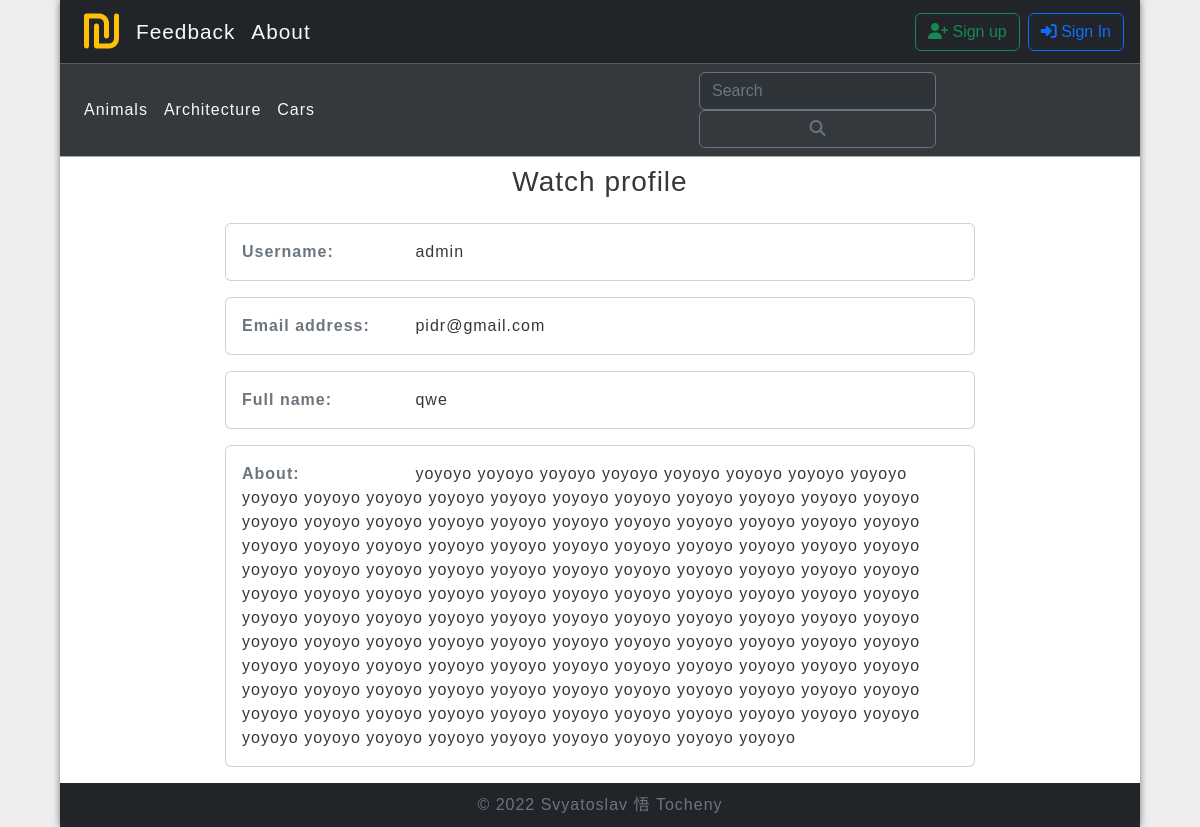
Screenshot of /watch_profile/admin with the database file from the repository.
### blog/models.py (models this page shows, shortened)
class Category(models.Model):
    name = models.CharField(max_length=100, db_index=True)
    slug = models.SlugField(max_length=255, unique=True, db_index=True, verbose_name='URL')
    class Meta:
        verbose_name = "Category"
        verbose_name_plural = "Categories"
    def get_absolute_url(self):
        return reverse('category', kwargs={'cat_slug': self.slug})

class CustomUser(AbstractUser):
    full_name = models.CharField(max_length=255, verbose_name="Full name")
    about = models.CharField(max_length=1000, verbose_name="About")
    first_name = None
    last_name = None

### blog/views.py (the view)
# urls.py: path('watch_profile/<slug:profile_slug>', WatchProfileView.as_view(), name='watch_profile'),
class WatchProfileView(DataMixin, UpdateView):
    title = 'Watch profile'
    context_object_name = 'profile'
    form_class = UserEditForm
    slug_url_kwarg = 'profile_slug'
    template_name = 'blog/users/watch_profile.html'
    def get_object(self, queryset=None):
        user = CustomUser.objects.get(username=self.kwargs['profile_slug'])
        return user

### blog/forms.py
class UserEditForm(UserChangeForm):
    password = None
    class Meta:
        model = CustomUser
        fields = ['username', 'email', 'full_name', 'about']
        widgets = {
            'username': forms.TextInput(attrs={'readonly': 'true', 'class': 'form-control'}),
            'email': forms.TextInput(attrs={'required': 'true', 'class': 'form-control'}),
            'full_name': forms.TextInput(attrs={'class': 'form-control'}),
            'about': forms.Textarea(attrs={'cols': 60, 'rows': 10, 'class': 'form-control'})
        }

### blog/utils.py (called while the page is built)
    def get_user_context(self, **kwargs):
        context = kwargs
        cats = Category.objects.annotate(Count('post'))
        user_menu = menu.copy()
        if not self.request.user.is_authenticated:
            user_menu.pop(0)
        context['menu'] = user_menu
        context['cats'] = cats
        if 'cat_selected' not in context:
            context['cat_selected'] = 0
        return context

    def get_context_data(self, *, object_list=None, **kwargs):
        context = super().get_context_data(**kwargs)
        c_def = self.get_user_context(**kwargs, title=self.title)
        return dict(list(context.items()) + list(c_def.items()))

### blog/templates/blog/users/watch_profile.html (shortened to what this page needs)
{% extends 'blog/base/base.html' %}
{% load avatar_tags %}
{% load widget_tweaks %}
{% block content %}
    <div class="container align-self-center w-75">
        <div class="align-self-center align-items-center d-flex flex-column">
        </div>
        {% for field in form %}
            <div class="card mb-3">
            <div class="card-body">
                <label class="form-label mb-0 me-2 fw-semibold text-secondary">{{ field.label }}:</label>
                {{ field.value }}
            </div>
            </div>
        {% endfor %}
    </div>
{% endblock %}

### blog/templates/blog/base/menu.html (shortened to what this page needs)
{% load blog_tags %}
{% load avatar_tags %}
<header class="text-bg-dark">
    <div class="d-flex flex-wrap align-items-center justify-content-center justify-content-lg-start my-2 mx-3">
        <a class="px-2 text-light" href="{% url 'home' %}"><i class="fa fa-shekel h1 mb-0 text-warning"></i></a>
        <ul class="nav col-12 col-lg-auto me-lg-auto mb-2 justify-content-center mb-md-0"
            style="font-size: 1.3rem;font-weight: 300">
            {% for m in menu %}
                {% url m.url_name as url %}
                {% if request.path == url %}
                    <li><a class="nav-link px-2 text-secondary" href="{% url m.url_name %}">{{ m.title }}</a></li>
                {% else %}
                    <li><a class="nav-link px-2 text-light" href="{% url m.url_name %}">{{ m.title }}</a></li>
                {% endif %}
            {% endfor %}
        </ul>
        <div class="text-end d-flex align-items-center">
            {% if request.user.is_authenticated %}
                <a class="ps-1 pe-3 text-light text-decoration-none" href="{% url 'edit_profile' %}">
                    {% avatar user 38 class="rounded-circle border border-secondary" %}
                        {{ user.username }}
                </a>
                <a class="btn btn-outline-danger" href="{% url 'logout' %}"><i class="fa fa-right-from-bracket"></i>
                    Sign Out</a>
            {% else %}
                <button id="signup-btn" class="btn btn-outline-success me-2"><i class="fa fa-user-plus"></i> Sign up
                </button>
                <button id="signin-btn" class="btn btn-outline-primary"><i class="fa fa-right-to-bracket"></i> Sign In
                </button>
            {% endif %}
        </div>
    </div>
    <hr class="my-0">
    <div class="d-flex flex-wrap align-items-center justify-content-center justify-content-lg-start py-2 px-3 bg-secondary bg-opacity-25">
        <ul class="nav col-12 col-lg-auto me-lg-auto mb-2 justify-content-center mb-md-0">
            {% for c in cats %}
                {% if c.post__count > 0 %}
                    {% if cat_selected == c.slug %}
                        <li class="nav-link px-2 text-secondary">{{ c.name }}</li>
                    {% else %}
                        <li><a class="nav-link px-2 text-light" href="{{ c.get_absolute_url }}">{{ c.name }}</a>
                        </li>
                    {% endif %}
                {% endif %}
            {% endfor %}
        </ul>
        <form method="get" action="{% url 'search_results' %}" class="d-flex col-12 col-lg-auto mb-3 mb-lg-0"
              role="search">
            <input class="form-control border-secondary text-bg-dark me-1" type="search" name="search_request"
                   placeholder="Search"
                   aria-label="Search">
            <button type="submit" class="btn btn-outline-secondary" onclick="return empty()"><i
                    class="fa fa-magnifying-glass"></i></button>
        </form>
    </div>
</header>

### rows the page displays
Category: name "Animals"
Category: name "Architecture"
Category: name "Cars"
CustomUser: value "admin" "pidr@gmail.com" "qwe" "yoyoyo yoyoyo yoyoyo yoyoyo yoyoyo yoyoyo yoyoyo yoyoyo yoyoyo yoyoyo yoyoyo yoyoyo yoyoyo yoyoyo yoyoyo yoyoyo yoyoyo yoyoyo yoyoyo yoyoyo yoyoyo yoyoyo yoyoyo yoyoyo yoyoyo yoyoyo yoyoyo yoyoyo yoyoyo yoyoyo yoyoyo yoyoyo yoyoyo yoyoyo yoyoyo yoyoyo yoyoyo yoyoyo yoyoyo yoyoyo yoyoyo yoyoyo yoyoyo yoyoyo yoyoyo yoyoyo yoyoyo yoyoyo yoyoyo yoyoyo yoyoyo yoyoyo yoyoyo yoyoyo yoyoyo yoyoyo yoyoyo yoyoyo yoyoyo yoyoyo yoyoyo yoyoyo yoyoyo yoyoyo yoyoyo yoyoyo yoyoyo yoyoyo yoyoyo yoyoyo yoyoyo yoyoyo yoyoyo yoyoyo yoyoyo yoyoyo yoyoyo yoyoyo yoyoyo yoyoyo yoyoyo yoyoyo yoyoyo yoyoyo yoyoyo yoyoyo yoyoyo yoyoyo yoyoyo yoyoyo yoyoyo yoyoyo yoyoyo yoyoyo yoyoyo yoyoyo yoyoyo yoyoyo yoyoyo yoyoyo…"

### other values shown
{{ m.title }} "Feedback" "About"
{{ title }} "Watch profile"
{{ field.label }} "Username" "Email address" "Full name" "About"
